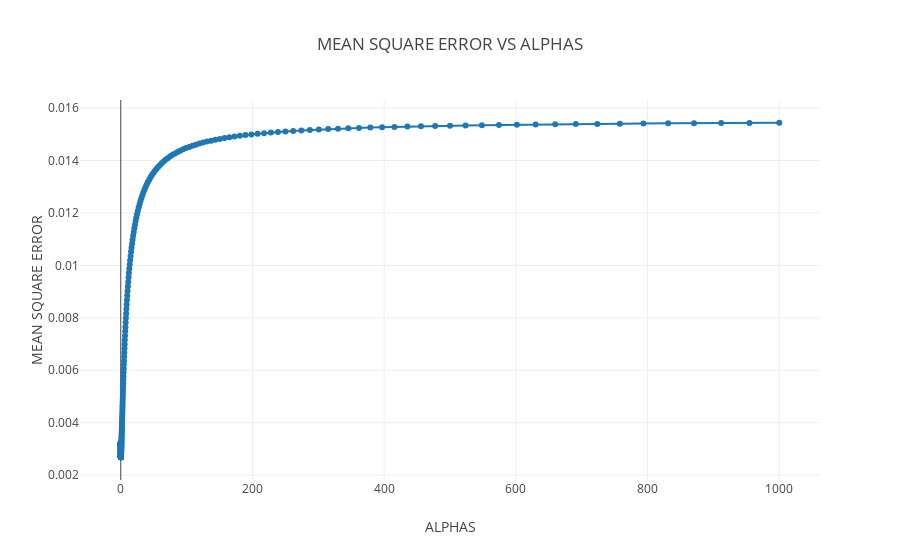

Source (notebook cell):
### Markdown cell above
## MEAN ERROR VS ALPHA ##

### Code cell
data = []
p = go.Scatter(x= alphas, y=mean_errors, mode='lines+markers', name='Mean Error', hoverinfo='name', line=dict(shape='linear'))
data.append(p)        
layout = dict(
    title='MEAN SQUARE ERROR VS ALPHAS',
    xaxis=dict(
        title='ALPHAS'
    ),
    yaxis=dict(
        title='MEAN SQUARE ERROR'
    ),
    legend=dict(
        traceorder='reversed',
        font=dict(size=16)
    )
)
fig = dict(data=data, layout=layout)
plot.iplot(fig, filename='MEANERROR_VS_APLHA_MPG')

### Figure 1 — Plotly figure (JSON) as saved in the notebook; plotly's stock layout.template omitted (floating-point values rounded to 4 significant figures; data arrays with more than 128 entries replaced by an {"elided": "..."} marker saying what was removed)
{"data": [{"hoverinfo": "name", "line": {"shape": "linear"}, "mode": "lines+markers", "name": "Mean Error", "type": "scatter", "x": {"elided": "300 float values"}, "y": {"elided": "300 float values"}}], "layout": {"legend": {"font": {"size": 16}, "traceorder": "reversed"}, "title": "MEAN SQUARE ERROR VS ALPHAS", "xaxis": {"title": "ALPHAS"}, "yaxis": {"title": "MEAN SQUARE ERROR"}}}
